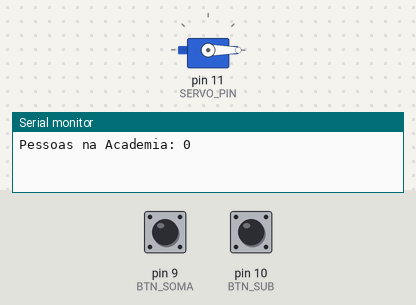
Bench run of a sketch on a simulated Arduino Uno, built with avr-gcc and run on an emulated ATmega328P. Shown: servo, the last lines printed to the serial monitor. The inputs (shaded band) are chosen by the test bench; at power-on: pin 9 (BTN_SOMA) HIGH, pin 10 (BTN_SUB) HIGH.

Above: at 1.2 s.
1.3 s: pin 9 (BTN_SOMA) pulled LOW for 0.15 s
At 1.7 s:
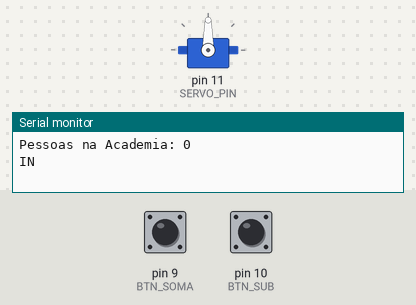
3.5 s: pin 10 (BTN_SUB) pulled LOW for 0.15 s
At 4.9 s:
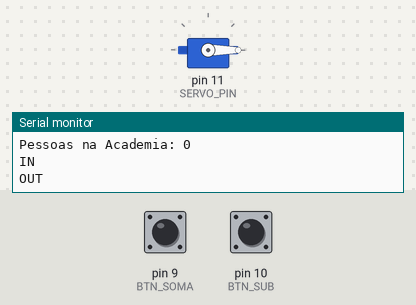
7.6 s: pin 9 (BTN_SOMA) pulled LOW for 3.2 s
At 8.9 s:
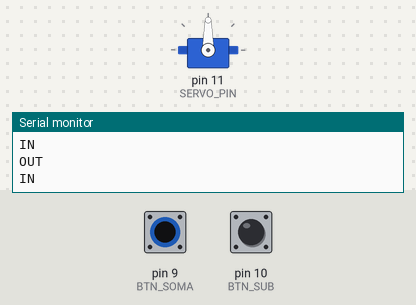
12.3 s: pin 10 (BTN_SUB) pulled LOW for 3.2 s
At 16.0 s:
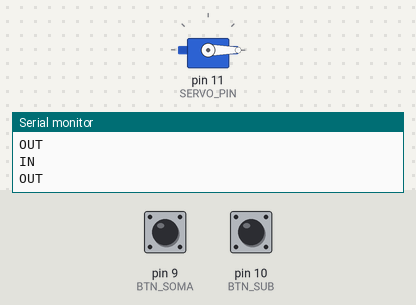
Timing chart, 0 to 17.5 s (numbered marks = the images above; inputs shaded):
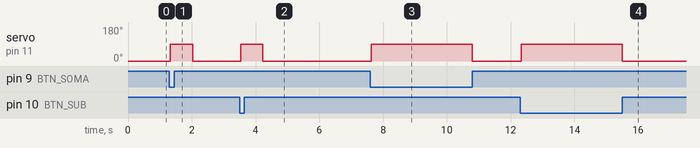

The sketch:

hardwere.ino
```cpp
#include <Servo.h>

Servo cancela;

// ================= PINOS =================
const byte BTN_SOMA  = 9;
const byte BTN_SUB   = 10;
const byte SERVO_PIN = 11;

// =========================================

int contador = 0;

// Estados anteriores
bool estadoAnteriorSoma = HIGH;
bool estadoAnteriorSub  = HIGH;

// Controle da cancela
bool cancelaAberta = false;
unsigned long tempoCancela = 0;

// =========================================

void setup() {

  Serial.begin(9600);

  pinMode(BTN_SOMA, INPUT_PULLUP);
  pinMode(BTN_SUB, INPUT_PULLUP);

  cancela.attach(SERVO_PIN);

  fecharCancela();

  mostrarNumero();
}

// =========================================

void loop() {

  verificarBotao(BTN_SOMA, estadoAnteriorSoma, 1);
  verificarBotao(BTN_SUB, estadoAnteriorSub, -1);

  controlarCancela();
}

// =========================================

void verificarBotao(byte pino, bool &estadoAnterior, int direcao) {

  bool estadoAtual = digitalRead(pino);

  // Detecta clique
  if (estadoAnterior == HIGH && estadoAtual == LOW) {

    delay(30); // debounce físico

    // Confirma clique
    if (digitalRead(pino) == LOW) {

      // ENTRADA
      if (direcao > 0) {

        contador++;

        Serial.println("IN");

        abrirCancela();

      }

      // SAÍDA
      else {

        if (contador > 0) {

          contador--;

          Serial.println("OUT");

          abrirCancela();

        } else {

          Serial.println("vazio!");
        }
      }

      // Espera soltar botão
      while (digitalRead(pino) == LOW);
    }
  }

  estadoAnterior = estadoAtual;
}

// =========================================

void mostrarNumero() {
  Serial.print("Pessoas na Academia: ");
  Serial.println(contador);
}
// =========================================

void abrirCancela() {

  cancela.write(90);

  cancelaAberta = true;

  tempoCancela = millis();
}

// =========================================

void fecharCancela() {

  cancela.write(0);

  cancelaAberta = false;
}

// =========================================

void controlarCancela() {

  if (cancelaAberta && millis() - tempoCancela >= 700) {

    fecharCancela();
  }
}
```

Measured:
- after the input at 1.3 s, servo on pin 11 (SERVO_PIN): 0° → 90° at once, → 0° 0.70 s later
- after the input at 3.5 s, servo on pin 11 (SERVO_PIN): 0° → 90° at once, → 0° 0.70 s later
- after the input at 7.6 s, servo on pin 11 (SERVO_PIN): 0° → 90° at once, → 0° 3.2 s later
- after the input at 12.3 s, servo on pin 11 (SERVO_PIN): 0° → 90° at once, → 0° 3.2 s later
